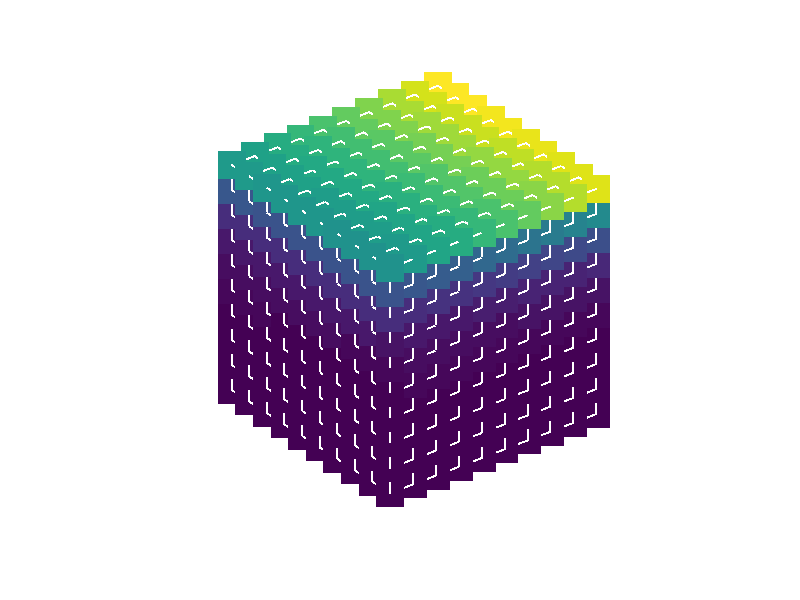

Recreate this plot in MATLAB.
% This is the exercise for '2. Colorful Cube (a.k.a. the happy Borg ship)'

%% CONSTANTS
BIG_CUBE_SIZE = 10;
NODE_CUBE_SIZE = 400;
DENSITY = 10;

%% Drawing the big cube
figure(1), clf
[x, y] = meshgrid(linspace(-BIG_CUBE_SIZE/2,BIG_CUBE_SIZE/2,DENSITY));
x = [x(:) x(:)]';
y = [y(:) y(:)]';
z = [zeros(1, DENSITY*DENSITY)-BIG_CUBE_SIZE/2; zeros(1, DENSITY*DENSITY)+BIG_CUBE_SIZE/2];
plot3(x,y,z, 'w', y,z,x, 'w', z,x,y, 'w')

axis square; axis off; hold on

%% Drwaing node cubes
[x, y, z] = meshgrid(linspace(-BIG_CUBE_SIZE/2,BIG_CUBE_SIZE/2,DENSITY));
colors = logspace(log10(1), log10(1000),DENSITY^3);
scatter3(x(:),y(:),z(:), 200,colors, "filled", 's', 'SizeData', NODE_CUBE_SIZE)